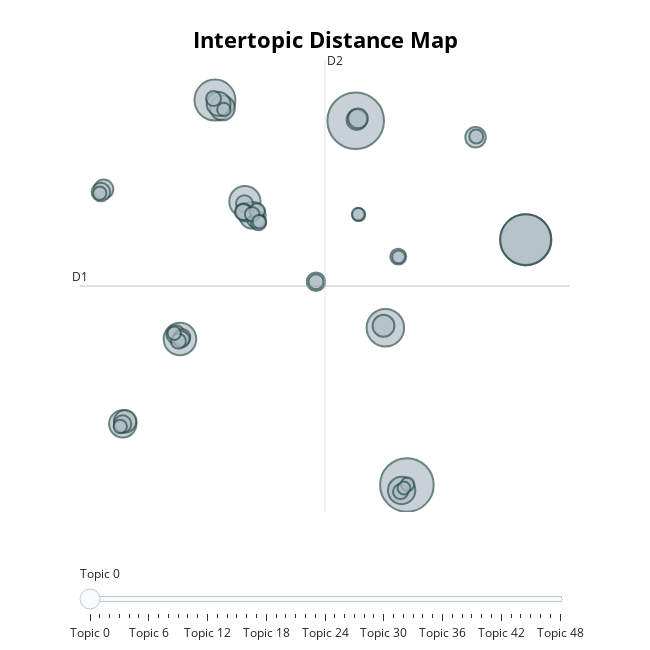

Notebook code cell kept with this figure:
### Code cell
topic_model.visualize_topics()

### Figure 1 — Plotly figure (JSON) as saved in the notebook; plotly's stock layout.template omitted (floating-point values rounded to 4 significant figures; data arrays with more than 128 entries replaced by an {"elided": "..."} marker saying what was removed)
{"data": [{"customdata": {"elided": "49x3 mixed values"}, "hovertemplate": "<b>Topic %{customdata[0]}</b><br>%{customdata[1]}<br>Size: %{customdata[2]}", "legendgroup": "", "marker": {"color": "#B0BEC5", "line": {"color": "DarkSlateGrey", "width": 2}, "size": [214, 192, 175, 173, 112, 94, 71, 65, 50, 50, 47, 41, 38, 34, 32, 28, 28, 26, 25, 23, 23, 23, 20, 20, 19, 19, 18, 18, 18, 18, 17, 16, 16, 15, 15, 15, 15, 14, 13, 12, 12, 12, 12, 12, 12, 11, 11, 11, 11], "sizemode": "area", "sizeref": 0.1338, "symbol": "circle"}, "mode": "markers", "name": "", "orientation": "v", "showlegend": false, "type": "scatter", "x": [9.692, 13.68, 22.96, 22.94, -1.281, 12.01, -4.009, 1.053, -8.467, 13.27, 1.639, -0.6959, -0.9927, -8.284, 11.86, 9.777, 19.04, 9.871, -9.959, -10.17, 6.598, -4.343, 1.9, -8.478, 1.097, 1.019, -3.836, -3.902, 0.9611, 0.9226, 13.01, 2.006, 2.113, -1.391, -4.129, 13.19, 6.599, 1.617, 19.09, 2.176, -8.664, 13.74, -4.454, -0.5868, -10.26, 13.46, 9.934, 9.889, 13.04], "xaxis": "x", "y": [17.43, -9.572, 8.604, 8.622, 18.97, 2.089, 1.249, 11.45, -5.04, -9.982, 10.42, 18.38, 18.68, -4.857, 2.231, 17.52, 16.21, 17.61, 12.36, 12.15, 5.498, 1.576, 10.13, -5.051, 10.59, 11.29, 1.377, 1.229, 10.7, 10.66, 7.359, 10.75, 9.887, 19.08, 1.091, -10.07, 5.5, 10.5, 16.27, 9.943, -5.237, -9.517, 1.674, 18.27, 12.05, -9.799, 10.47, 10.51, 7.338], "yaxis": "y"}], "layout": {"annotations": [{"showarrow": false, "text": "D1", "x": -11.8, "y": 5.18, "yshift": 10}, {"showarrow": false, "text": "D2", "x": 7.3, "xshift": 10, "y": 21.94}], "height": 650, "hoverlabel": {"bgcolor": "white", "font": {"family": "Rockwell", "size": 16}}, "legend": {"itemsizing": "constant", "tracegroupgap": 0}, "margin": {"t": 60}, "shapes": [{"line": {"color": "#CFD8DC", "width": 2}, "type": "line", "x0": 7.3, "x1": 7.3, "y0": -11.58, "y1": 21.94}, {"line": {"color": "#9E9E9E", "width": 2}, "type": "line", "x0": -11.8, "x1": 26.4, "y0": 5.18, "y1": 5.18}], "sliders": [{"active": 0, "pad": {"t": 50}, "steps": [{"args": [{"marker.color": [["red", "#B0BEC5", "#B0BEC5", "#B0BEC5", "#B0BEC5", "#B0BEC5", "#B0BEC5", "#B0BEC5", "#B0BEC5", "#B0BEC5", "#B0BEC5", "#B0BEC5", "#B0BEC5", "#B0BEC5", "#B0BEC5", "#B0BEC5", "#B0BEC5", "#B0BEC5", "#B0BEC5", "#B0BEC5", "#B0BEC5", "#B0BEC5", "#B0BEC5", "#B0BEC5", "#B0BEC5", "#B0BEC5", "#B0BEC5", "#B0BEC5", "#B0BEC5", "#B0BEC5", "#B0BEC5", "#B0BEC5", "#B0BEC5", "#B0BEC5", "#B0BEC5", "#B0BEC5", "#B0BEC5", "#B0BEC5", "#B0BEC5", "#B0BEC5", "#B0BEC5", "#B0BEC5", "#B0BEC5", "#B0BEC5", "#B0BEC5", "#B0BEC5", "#B0BEC5", "#B0BEC5", "#B0BEC5"]]}], "label": "Topic 0", "method": "update"}, {"args": [{"marker.color": [["#B0BEC5", "red", "#B0BEC5", "#B0BEC5", "#B0BEC5", "#B0BEC5", "#B0BEC5", "#B0BEC5", "#B0BEC5", "#B0BEC5", "#B0BEC5", "#B0BEC5", "#B0BEC5", "#B0BEC5", "#B0BEC5", "#B0BEC5", "#B0BEC5", "#B0BEC5", "#B0BEC5", "#B0BEC5", "#B0BEC5", "#B0BEC5", "#B0BEC5", "#B0BEC5", "#B0BEC5", "#B0BEC5", "#B0BEC5", "#B0BEC5", "#B0BEC5", "#B0BEC5", "#B0BEC5", "#B0BEC5", "#B0BEC5", "#B0BEC5", "#B0BEC5", "#B0BEC5", "#B0BEC5", "#B0BEC5", "#B0BEC5", "#B0BEC5", "#B0BEC5", "#B0BEC5", "#B0BEC5", "#B0BEC5", "#B0BEC5", "#B0BEC5", "#B0BEC5", "#B0BEC5", "#B0BEC5"]]}], "label": "Topic 1", "method": "update"}, {"args": [{"marker.color": [["#B0BEC5", "#B0BEC5", "red", "#B0BEC5", "#B0BEC5", "#B0BEC5", "#B0BEC5", "#B0BEC5", "#B0BEC5", "#B0BEC5", "#B0BEC5", "#B0BEC5", "#B0BEC5", "#B0BEC5", "#B0BEC5", "#B0BEC5", "#B0BEC5", "#B0BEC5", "#B0BEC5", "#B0BEC5", "#B0BEC5", "#B0BEC5", "#B0BEC5", "#B0BEC5", "#B0BEC5", "#B0BEC5", "#B0BEC5", "#B0BEC5", "#B0BEC5", "#B0BEC5", "#B0BEC5", "#B0BEC5", "#B0BEC5", "#B0BEC5", "#B0BEC5", "#B0BEC5", "#B0BEC5", "#B0BEC5", "#B0BEC5", "#B0BEC5", "#B0BEC5", "#B0BEC5", "#B0BEC5", "#B0BEC5", "#B0BEC5", "#B0BEC5", "#B0BEC5", "#B0BEC5", "#B0BEC5"]]}], "label": "Topic 2", "method": "update"}, {"args": [{"marker.color": [["#B0BEC5", "#B0BEC5", "#B0BEC5", "red", "#B0BEC5", "#B0BEC5", "#B0BEC5", "#B0BEC5", "#B0BEC5", "#B0BEC5", "#B0BEC5", "#B0BEC5", "#B0BEC5", "#B0BEC5", "#B0BEC5", "#B0BEC5", "#B0BEC5", "#B0BEC5", "#B0BEC5", "#B0BEC5", "#B0BEC5", "#B0BEC5", "#B0BEC5", "#B0BEC5", "#B0BEC5", "#B0BEC5", "#B0BEC5", "#B0BEC5", "#B0BEC5", "#B0BEC5", "#B0BEC5", "#B0BEC5", "#B0BEC5", "#B0BEC5", "#B0BEC5", "#B0BEC5", "#B0BEC5", "#B0BEC5", "#B0BEC5", "#B0BEC5", "#B0BEC5", "#B0BEC5", "#B0BEC5", "#B0BEC5", "#B0BEC5", "#B0BEC5", "#B0BEC5", "#B0BEC5", "#B0BEC5"]]}], "label": "Topic 3", "method": "update"}, {"args": [{"marker.color": [["#B0BEC5", "#B0BEC5", "#B0BEC5", "#B0BEC5", "red", "#B0BEC5", "#B0BEC5", "#B0BEC5", "#B0BEC5", "#B0BEC5", "#B0BEC5", "#B0BEC5", "#B0BEC5", "#B0BEC5", "#B0BEC5", "#B0BEC5", "#B0BEC5", "#B0BEC5", "#B0BEC5", "#B0BEC5", "#B0BEC5", "#B0BEC5", "#B0BEC5", "#B0BEC5", "#B0BEC5", "#B0BEC5", "#B0BEC5", "#B0BEC5", "#B0BEC5", "#B0BEC5", "#B0BEC5", "#B0BEC5", "#B0BEC5", "#B0BEC5", "#B0BEC5", "#B0BEC5", "#B0BEC5", "#B0BEC5", "#B0BEC5", "#B0BEC5", "#B0BEC5", "#B0BEC5", "#B0BEC5", "#B0BEC5", "#B0BEC5", "#B0BEC5", "#B0BEC5", "#B0BEC5", "#B0BEC5"]]}], "label": "Topic 4", "method": "update"}, {"args": [{"marker.color": [["#B0BEC5", "#B0BEC5", "#B0BEC5", "#B0BEC5", "#B0BEC5", "red", "#B0BEC5", "#B0BEC5", "#B0BEC5", "#B0BEC5", "#B0BEC5", "#B0BEC5", "#B0BEC5", "#B0BEC5", "#B0BEC5", "#B0BEC5", "#B0BEC5", "#B0BEC5", "#B0BEC5", "#B0BEC5", "#B0BEC5", "#B0BEC5", "#B0BEC5", "#B0BEC5", "#B0BEC5", "#B0BEC5", "#B0BEC5", "#B0BEC5", "#B0BEC5", "#B0BEC5", "#B0BEC5", "#B0BEC5", "#B0BEC5", "#B0BEC5", "#B0BEC5", "#B0BEC5", "#B0BEC5", "#B0BEC5", "#B0BEC5", "#B0BEC5", "#B0BEC5", "#B0BEC5", "#B0BEC5", "#B0BEC5", "#B0BEC5", "#B0BEC5", "#B0BEC5", "#B0BEC5", "#B0BEC5"]]}], "label": "Topic 5", "method": "update"}, {"args": [{"marker.color": [["#B0BEC5", "#B0BEC5", "#B0BEC5", "#B0BEC5", "#B0BEC5", "#B0BEC5", "red", "#B0BEC5", "#B0BEC5", "#B0BEC5", "#B0BEC5", "#B0BEC5", "#B0BEC5", "#B0BEC5", "#B0BEC5", "#B0BEC5", "#B0BEC5", "#B0BEC5", "#B0BEC5", "#B0BEC5", "#B0BEC5", "#B0BEC5", "#B0BEC5", "#B0BEC5", "#B0BEC5", "#B0BEC5", "#B0BEC5", "#B0BEC5", "#B0BEC5", "#B0BEC5", "#B0BEC5", "#B0BEC5", "#B0BEC5", "#B0BEC5", "#B0BEC5", "#B0BEC5", "#B0BEC5", "#B0BEC5", "#B0BEC5", "#B0BEC5", "#B0BEC5", "#B0BEC5", "#B0BEC5", "#B0BEC5", "#B0BEC5", "#B0BEC5", "#B0BEC5", "#B0BEC5", "#B0BEC5"]]}], "label": "Topic 6", "method": "update"}, {"args": [{"marker.color": [["#B0BEC5", "#B0BEC5", "#B0BEC5", "#B0BEC5", "#B0BEC5", "#B0BEC5", "#B0BEC5", "red", "#B0BEC5", "#B0BEC5", "#B0BEC5", "#B0BEC5", "#B0BEC5", "#B0BEC5", "#B0BEC5", "#B0BEC5", "#B0BEC5", "#B0BEC5", "#B0BEC5", "#B0BEC5", "#B0BEC5", "#B0BEC5", "#B0BEC5", "#B0BEC5", "#B0BEC5", "#B0BEC5", "#B0BEC5", "#B0BEC5", "#B0BEC5", "#B0BEC5", "#B0BEC5", "#B0BEC5", "#B0BEC5", "#B0BEC5", "#B0BEC5", "#B0BEC5", "#B0BEC5", "#B0BEC5", "#B0BEC5", "#B0BEC5", "#B0BEC5", "#B0BEC5", "#B0BEC5", "#B0BEC5", "#B0BEC5", "#B0BEC5", "#B0BEC5", "#B0BEC5", "#B0BEC5"]]}], "label": "Topic 7", "method": "update"}, {"args": [{"marker.color": [["#B0BEC5", "#B0BEC5", "#B0BEC5", "#B0BEC5", "#B0BEC5", "#B0BEC5", "#B0BEC5", "#B0BEC5", "red", "#B0BEC5", "#B0BEC5", "#B0BEC5", "#B0BEC5", "#B0BEC5", "#B0BEC5", "#B0BEC5", "#B0BEC5", "#B0BEC5", "#B0BEC5", "#B0BEC5", "#B0BEC5", "#B0BEC5", "#B0BEC5", "#B0BEC5", "#B0BEC5", "#B0BEC5", "#B0BEC5", "#B0BEC5", "#B0BEC5", "#B0BEC5", "#B0BEC5", "#B0BEC5", "#B0BEC5", "#B0BEC5", "#B0BEC5", "#B0BEC5", "#B0BEC5", "#B0BEC5", "#B0BEC5", "#B0BEC5", "#B0BEC5", "#B0BEC5", "#B0BEC5", "#B0BEC5", "#B0BEC5", "#B0BEC5", "#B0BEC5", "#B0BEC5", "#B0BEC5"]]}], "label": "Topic 8", "method": "update"}, {"args": [{"marker.color": [["#B0BEC5", "#B0BEC5", "#B0BEC5", "#B0BEC5", "#B0BEC5", "#B0BEC5", "#B0BEC5", "#B0BEC5", "#B0BEC5", "red", "#B0BEC5", "#B0BEC5", "#B0BEC5", "#B0BEC5", "#B0BEC5", "#B0BEC5", "#B0BEC5", "#B0BEC5", "#B0BEC5", "#B0BEC5", "#B0BEC5", "#B0BEC5", "#B0BEC5", "#B0BEC5", "#B0BEC5", "#B0BEC5", "#B0BEC5", "#B0BEC5", "#B0BEC5", "#B0BEC5", "#B0BEC5", "#B0BEC5", "#B0BEC5", "#B0BEC5", "#B0BEC5", "#B0BEC5", "#B0BEC5", "#B0BEC5", "#B0BEC5", "#B0BEC5", "#B0BEC5", "#B0BEC5", "#B0BEC5", "#B0BEC5", "#B0BEC5", "#B0BEC5", "#B0BEC5", "#B0BEC5", "#B0BEC5"]]}], "label": "Topic 9", "method": "update"}, {"args": [{"marker.color": [["#B0BEC5", "#B0BEC5", "#B0BEC5", "#B0BEC5", "#B0BEC5", "#B0BEC5", "#B0BEC5", "#B0BEC5", "#B0BEC5", "#B0BEC5", "red", "#B0BEC5", "#B0BEC5", "#B0BEC5", "#B0BEC5", "#B0BEC5", "#B0BEC5", "#B0BEC5", "#B0BEC5", "#B0BEC5", "#B0BEC5", "#B0BEC5", "#B0BEC5", "#B0BEC5", "#B0BEC5", "#B0BEC5", "#B0BEC5", "#B0BEC5", "#B0BEC5", "#B0BEC5", "#B0BEC5", "#B0BEC5", "#B0BEC5", "#B0BEC5", "#B0BEC5", "#B0BEC5", "#B0BEC5", "#B0BEC5", "#B0BEC5", "#B0BEC5", "#B0BEC5", "#B0BEC5", "#B0BEC5", "#B0BEC5", "#B0BEC5", "#B0BEC5", "#B0BEC5", "#B0BEC5", "#B0BEC5"]]}], "label": "Topic 10", "method": "update"}, {"args": [{"marker.color": [["#B0BEC5", "#B0BEC5", "#B0BEC5", "#B0BEC5", "#B0BEC5", "#B0BEC5", "#B0BEC5", "#B0BEC5", "#B0BEC5", "#B0BEC5", "#B0BEC5", "red", "#B0BEC5", "#B0BEC5", "#B0BEC5", "#B0BEC5", "#B0BEC5", "#B0BEC5", "#B0BEC5", "#B0BEC5", "#B0BEC5", "#B0BEC5", "#B0BEC5", "#B0BEC5", "#B0BEC5", "#B0BEC5", "#B0BEC5", "#B0BEC5", "#B0BEC5", "#B0BEC5", "#B0BEC5", "#B0BEC5", "#B0BEC5", "#B0BEC5", "#B0BEC5", "#B0BEC5", "#B0BEC5", "#B0BEC5", "#B0BEC5", "#B0BEC5", "#B0BEC5", "#B0BEC5", "#B0BEC5", "#B0BEC5", "#B0BEC5", "#B0BEC5", "#B0BEC5", "#B0BEC5", "#B0BEC5"]]}], "label": "Topic 11", "method": "update"}, {"args": [{"marker.color": [["#B0BEC5", "#B0BEC5", "#B0BEC5", "#B0BEC5", "#B0BEC5", "#B0BEC5", "#B0BEC5", "#B0BEC5", "#B0BEC5", "#B0BEC5", "#B0BEC5", "#B0BEC5", "red", "#B0BEC5", "#B0BEC5", "#B0BEC5", "#B0BEC5", "#B0BEC5", "#B0BEC5", "#B0BEC5", "#B0BEC5", "#B0BEC5", "#B0BEC5", "#B0BEC5", "#B0BEC5", "#B0BEC5", "#B0BEC5", "#B0BEC5", "#B0BEC5", "#B0BEC5", "#B0BEC5", "#B0BEC5", "#B0BEC5", "#B0BEC5", "#B0BEC5", "#B0BEC5", "#B0BEC5", "#B0BEC5", "#B0BEC5", "#B0BEC5", "#B0BEC5", "#B0BEC5", "#B0BEC5", "#B0BEC5", "#B0BEC5", "#B0BEC5", "#B0BEC5", "#B0BEC5", "#B0BEC5"]]}], "label": "Topic 12", "method": "update"}, {"args": [{"marker.color": [["#B0BEC5", "#B0BEC5", "#B0BEC5", "#B0BEC5", "#B0BEC5", "#B0BEC5", "#B0BEC5", "#B0BEC5", "#B0BEC5", "#B0BEC5", "#B0BEC5", "#B0BEC5", "#B0BEC5", "red", "#B0BEC5", "#B0BEC5", "#B0BEC5", "#B0BEC5", "#B0BEC5", "#B0BEC5", "#B0BEC5", "#B0BEC5", "#B0BEC5", "#B0BEC5", "#B0BEC5", "#B0BEC5", "#B0BEC5", "#B0BEC5", "#B0BEC5", "#B0BEC5", "#B0BEC5", "#B0BEC5", "#B0BEC5", "#B0BEC5", "#B0BEC5", "#B0BEC5", "#B0BEC5", "#B0BEC5", "#B0BEC5", "#B0BEC5", "#B0BEC5", "#B0BEC5", "#B0BEC5", "#B0BEC5", "#B0BEC5", "#B0BEC5", "#B0BEC5", "#B0BEC5", "#B0BEC5"]]}], "label": "Topic 13", "method": "update"}, {"args": [{"marker.color": [["#B0BEC5", "#B0BEC5", "#B0BEC5", "#B0BEC5", "#B0BEC5", "#B0BEC5", "#B0BEC5", "#B0BEC5", "#B0BEC5", "#B0BEC5", "#B0BEC5", "#B0BEC5", "#B0BEC5", "#B0BEC5", "red", "#B0BEC5", "#B0BEC5", "#B0BEC5", "#B0BEC5", "#B0BEC5", "#B0BEC5", "#B0BEC5", "#B0BEC5", "#B0BEC5", "#B0BEC5", "#B0BEC5", "#B0BEC5", "#B0BEC5", "#B0BEC5", "#B0BEC5", "#B0BEC5", "#B0BEC5", "#B0BEC5", "#B0BEC5", "#B0BEC5", "#B0BEC5", "#B0BEC5", "#B0BEC5", "#B0BEC5", "#B0BEC5", "#B0BEC5", "#B0BEC5", "#B0BEC5", "#B0BEC5", "#B0BEC5", "#B0BEC5", "#B0BEC5", "#B0BEC5", "#B0BEC5"]]}], "label": "Topic 14", "method": "update"}, {"args": [{"marker.color": [["#B0BEC5", "#B0BEC5", "#B0BEC5", "#B0BEC5", "#B0BEC5", "#B0BEC5", "#B0BEC5", "#B0BEC5", "#B0BEC5", "#B0BEC5", "#B0BEC5", "#B0BEC5", "#B0BEC5", "#B0BEC5", "#B0BEC5", "red", "#B0BEC5", "#B0BEC5", "#B0BEC5", "#B0BEC5", "#B0BEC5", "#B0BEC5", "#B0BEC5", "#B0BEC5", "#B0BEC5", "#B0BEC5", "#B0BEC5", "#B0BEC5", "#B0BEC5", "#B0BEC5", "#B0BEC5", "#B0BEC5", "#B0BEC5", "#B0BEC5", "#B0BEC5", "#B0BEC5", "#B0BEC5", "#B0BEC5", "#B0BEC5", "#B0BEC5", "#B0BEC5", "#B0BEC5", "#B0BEC5", "#B0BEC5", "#B0BEC5", "#B0BEC5", "#B0BEC5", "#B0BEC5", "#B0BEC5"]]}], "label": "Topic 15", "method": "update"}, {"args": [{"marker.color": [["#B0BEC5", "#B0BEC5", "#B0BEC5", "#B0BEC5", "#B0BEC5", "#B0BEC5", "#B0BEC5", "#B0BEC5", "#B0BEC5", "#B0BEC5", "#B0BEC5", "#B0BEC5", "#B0BEC5", "#B0BEC5", "#B0BEC5", "#B0BEC5", "red", "#B0BEC5", "#B0BEC5", "#B0BEC5", "#B0BEC5", "#B0BEC5", "#B0BEC5", "#B0BEC5", "#B0BEC5", "#B0BEC5", "#B0BEC5", "#B0BEC5", "#B0BEC5", "#B0BEC5", "#B0BEC5", "#B0BEC5", "#B0BEC5", "#B0BEC5", "#B0BEC5", "#B0BEC5", "#B0BEC5", "#B0BEC5", "#B0BEC5", "#B0BEC5", "#B0BEC5", "#B0BEC5", "#B0BEC5", "#B0BEC5", "#B0BEC5", "#B0BEC5", "#B0BEC5", "#B0BEC5", "#B0BEC5"]]}], "label": "Topic 16", "method": "update"}, {"args": [{"marker.color": [["#B0BEC5", "#B0BEC5", "#B0BEC5", "#B0BEC5", "#B0BEC5", "#B0BEC5", "#B0BEC5", "#B0BEC5", "#B0BEC5", "#B0BEC5", "#B0BEC5", "#B0BEC5", "#B0BEC5", "#B0BEC5", "#B0BEC5", "#B0BEC5", "#B0BEC5", "red", "#B0BEC5", "#B0BEC5", "#B0BEC5", "#B0BEC5", "#B0BEC5", "#B0BEC5", "#B0BEC5", "#B0BEC5", "#B0BEC5", "#B0BEC5", "#B0BEC5", "#B0BEC5", "#B0BEC5", "#B0BEC5", "#B0BEC5", "#B0BEC5", "#B0BEC5", "#B0BEC5", "#B0BEC5", "#B0BEC5", "#B0BEC5", "#B0BEC5", "#B0BEC5", "#B0BEC5", "#B0BEC5", "#B0BEC5", "#B0BEC5", "#B0BEC5", "#B0BEC5", "#B0BEC5", "#B0BEC5"]]}], "label": "Topic 17", "method": "update"}, {"args": [{"marker.color": [["#B0BEC5", "#B0BEC5", "#B0BEC5", "#B0BEC5", "#B0BEC5", "#B0BEC5", "#B0BEC5", "#B0BEC5", "#B0BEC5", "#B0BEC5", "#B0BEC5", "#B0BEC5", "#B0BEC5", "#B0BEC5", "#B0BEC5", "#B0BEC5", "#B0BEC5", "#B0BEC5", "red", "#B0BEC5", "#B0BEC5", "#B0BEC5", "#B0BEC5", "#B0BEC5", "#B0BEC5", "#B0BEC5", "#B0BEC5", "#B0BEC5", "#B0BEC5", "#B0BEC5", "#B0BEC5", "#B0BEC5", "#B0BEC5", "#B0BEC5", "#B0BEC5", "#B0BEC5", "#B0BEC5", "#B0BEC5", "#B0BEC5", "#B0BEC5", "#B0BEC5", "#B0BEC5", "#B0BEC5", "#B0BEC5", "#B0BEC5", "#B0BEC5", "#B0BEC5", "#B0BEC5", "#B0BEC5"]]}], "label": "Topic 18", "method": "update"}, {"args": [{"marker.color": [["#B0BEC5", "#B0BEC5", "#B0BEC5", "#B0BEC5", "#B0BEC5", "#B0BEC5", "#B0BEC5", "#B0BEC5", "#B0BEC5", "#B0BEC5", "#B0BEC5", "#B0BEC5", "#B0BEC5", "#B0BEC5", "#B0BEC5", "#B0BEC5", "#B0BEC5", "#B0BEC5", "#B0BEC5", "red", "#B0BEC5", "#B0BEC5", "#B0BEC5", "#B0BEC5", "#B0BEC5", "#B0BEC5", "#B0BEC5", "#B0BEC5", "#B0BEC5", "#B0BEC5", "#B0BEC5", "#B0BEC5", "#B0BEC5", "#B0BEC5", "#B0BEC5", "#B0BEC5", "#B0BEC5", "#B0BEC5", "#B0BEC5", "#B0BEC5", "#B0BEC5", "#B0BEC5", "#B0BEC5", "#B0BEC5", "#B0BEC5", "#B0BEC5", "#B0BEC5", "#B0BEC5", "#B0BEC5"]]}], "label": "Topic 19", "method": "update"}, {"args": [{"marker.color": [["#B0BEC5", "#B0BEC5", "#B0BEC5", "#B0BEC5", "#B0BEC5", "#B0BEC5", "#B0BEC5", "#B0BEC5", "#B0BEC5", "#B0BEC5", "#B0BEC5", "#B0BEC5", "#B0BEC5", "#B0BEC5", "#B0BEC5", "#B0BEC5", "#B0BEC5", "#B0BEC5", "#B0BEC5", "#B0BEC5", "red", "#B0BEC5", "#B0BEC5", "#B0BEC5", "#B0BEC5", "#B0BEC5", "#B0BEC5", "#B0BEC5", "#B0BEC5", "#B0BEC5", "#B0BEC5", "#B0BEC5", "#B0BEC5", "#B0BEC5", "#B0BEC5", "#B0BEC5", "#B0BEC5", "#B0BEC5", "#B0BEC5", "#B0BEC5", "#B0BEC5", "#B0BEC5", "#B0BEC5", "#B0BEC5", "#B0BEC5", "#B0BEC5", "#B0BEC5", "#B0BEC5", "#B0BEC5"]]}], "label": "Topic 20", "method": "update"}, {"args": [{"marker.color": [["#B0BEC5", "#B0BEC5", "#B0BEC5", "#B0BEC5", "#B0BEC5", "#B0BEC5", "#B0BEC5", "#B0BEC5", "#B0BEC5", "#B0BEC5", "#B0BEC5", "#B0BEC5", "#B0BEC5", "#B0BEC5", "#B0BEC5", "#B0BEC5", "#B0BEC5", "#B0BEC5", "#B0BEC5", "#B0BEC5", "#B0BEC5", "red", "#B0BEC5", "#B0BEC5", "#B0BEC5", "#B0BEC5", "#B0BEC5", "#B0BEC5", "#B0BEC5", "#B0BEC5", "#B0BEC5", "#B0BEC5", "#B0BEC5", "#B0BEC5", "#B0BEC5", "#B0BEC5", "#B0BEC5", "#B0BEC5", "#B0BEC5", "#B0BEC5", "#B0BEC5", "#B0BEC5", "#B0BEC5", "#B0BEC5", "#B0BEC5", "#B0BEC5", "#B0BEC5", "#B0BEC5", "#B0BEC5"]]}], "label": "Topic 21", "method": "update"}, {"args": [{"marker.color": [["#B0BEC5", "#B0BEC5", "#B0BEC5", "#B0BEC5", "#B0BEC5", "#B0BEC5", "#B0BEC5", "#B0BEC5", "#B0BEC5", "#B0BEC5", "#B0BEC5", "#B0BEC5", "#B0BEC5", "#B0BEC5", "#B0BEC5", "#B0BEC5", "#B0BEC5", "#B0BEC5", "#B0BEC5", "#B0BEC5", "#B0BEC5", "#B0BEC5", "red", "#B0BEC5", "#B0BEC5", "#B0BEC5", "#B0BEC5", "#B0BEC5", "#B0BEC5", "#B0BEC5", "#B0BEC5", "#B0BEC5", "#B0BEC5", "#B0BEC5", "#B0BEC5", "#B0BEC5", "#B0BEC5", "#B0BEC5", "#B0BEC5", "#B0BEC5", "#B0BEC5", "#B0BEC5", "#B0BEC5", "#B0BEC5", "#B0BEC5", "#B0BEC5", "#B0BEC5", "#B0BEC5", "#B0BEC5"]]}], "label": "Topic 22", "method": "update"}, {"args": [{"marker.color": [["#B0BEC5", "#B0BEC5", "#B0BEC5", "#B0BEC5", "#B0BEC5", "#B0BEC5", "#B0BEC5", "#B0BEC5", "#B0BEC5", "#B0BEC5", "#B0BEC5", "#B0BEC5", "#B0BEC5", "#B0BEC5", "#B0BEC5", "#B0BEC5", "#B0BEC5", "#B0BEC5", "#B0BEC5", "#B0BEC5", "#B0BEC5", "#B0BEC5", "#B0BEC5", "red", "#B0BEC5", "#B0BEC5", "#B0BEC5", "#B0BEC5", "#B0BEC5", "#B0BEC5", "#B0BEC5", "#B0BEC5", "#B0BEC5", "#B0BEC5", "#B0BEC5", "#B0BEC5", "#B0BEC5", "#B0BEC5", "#B0BEC5", "#B0BEC5", "#B0BEC5", "#B0BEC5", "#B0BEC5", "#B0BEC5", "#B0BEC5", "#B0BEC5", "#B0BEC5", "#B0BEC5", "#B0BEC5"]]}], "label": "Topic 23", "method": "update"}, {"args": [{"marker.color": [["#B0BEC5", "#B0BEC5", "#B0BEC5", "#B0BEC5", "#B0BEC5", "#B0BEC5", "#B0BEC5", "#B0BEC5", "#B0BEC5", "#B0BEC5", "#B0BEC5", "#B0BEC5", "#B0BEC5", "#B0BEC5", "#B0BEC5", "#B0BEC5", "#B0BEC5", "#B0BEC5", "#B0BEC5", "#B0BEC5", "#B0BEC5", "#B0BEC5", "#B0BEC5", "#B0BEC5", "red", "#B0BEC5", "#B0BEC5", "#B0BEC5", "#B0BEC5", "#B0BEC5", "#B0BEC5", "#B0BEC5", "#B0BEC5", "#B0BEC5", "#B0BEC5", "#B0BEC5", "#B0BEC5", "#B0BEC5", "#B0BEC5", "#B0BEC5", "#B0BEC5", "#B0BEC5", "#B0BEC5", "#B0BEC5", "#B0BEC5", "#B0BEC5", "#B0BEC5", "#B0BEC5", "#B0BEC5"]]}], "label": "Topic 24", "method": "update"}, {"args": [{"marker.color": [["#B0BEC5", "#B0BEC5", "#B0BEC5", "#B0BEC5", "#B0BEC5", "#B0BEC5", "#B0BEC5", "#B0BEC5", "#B0BEC5", "#B0BEC5", "#B0BEC5", "#B0BEC5", "#B0BEC5", "#B0BEC5", "#B0BEC5", "#B0BEC5", "#B0BEC5", "#B0BEC5", "#B0BEC5", "#B0BEC5", "#B0BEC5", "#B0BEC5", "#B0BEC5", "#B0BEC5", "#B0BEC5", "red", "#B0BEC5", "#B0BEC5", "#B0BEC5", "#B0BEC5", "#B0BEC5", "#B0BEC5", "#B0BEC5", "#B0BEC5", "#B0BEC5", "#B0BEC5", "#B0BEC5", "#B0BEC5", "#B0BEC5", "#B0BEC5", "#B0BEC5", "#B0BEC5", "#B0BEC5", "#B0BEC5", "#B0BEC5", "#B0BEC5", "#B0BEC5", "#B0BEC5", "#B0BEC5"]]}], "label": "Topic 25", "method": "update"}, {"args": [{"marker.color": [["#B0BEC5", "#B0BEC5", "#B0BEC5", "#B0BEC5", "#B0BEC5", "#B0BEC5", "#B0BEC5", "#B0BEC5", "#B0BEC5", "#B0BEC5", "#B0BEC5", "#B0BEC5", "#B0BEC5", "#B0BEC5", "#B0BEC5", "#B0BEC5", "#B0BEC5", "#B0BEC5", "#B0BEC5", "#B0BEC5", "#B0BEC5", "#B0BEC5", "#B0BEC5", "#B0BEC5", "#B0BEC5", "#B0BEC5", "red", "#B0BEC5", "#B0BEC5", "#B0BEC5", "#B0BEC5", "#B0BEC5", "#B0BEC5", "#B0BEC5", "#B0BEC5", "#B0BEC5", "#B0BEC5", "#B0BEC5", "#B0BEC5", "#B0BEC5", "#B0BEC5", "#B0BEC5", "#B0BEC5", "#B0BEC5", "#B0BEC5", "#B0BEC5", "#B0BEC5", "#B0BEC5", "#B0BEC5"]]}], "label": "Topic 26", "method": "update"}, {"args": [{"marker.color": [["#B0BEC5", "#B0BEC5", "#B0BEC5", "#B0BEC5", "#B0BEC5", "#B0BEC5", "#B0BEC5", "#B0BEC5", "#B0BEC5", "#B0BEC5", "#B0BEC5", "#B0BEC5", "#B0BEC5", "#B0BEC5", "#B0BEC5", "#B0BEC5", "#B0BEC5", "#B0BEC5", "#B0BEC5", "#B0BEC5", "#B0BEC5", "#B0BEC5", "#B0BEC5", "#B0BEC5", "#B0BEC5", "#B0BEC5", "#B0BEC5", "red", "#B0BEC5", "#B0BEC5", "#B0BEC5", "#B0BEC5", "#B0BEC5", "#B0BEC5", "#B0BEC5", "#B0BEC5", "#B0BEC5", "#B0BEC5", "#B0BEC5", "#B0BEC5", "#B0BEC5", "#B0BEC5", "#B0BEC5", "#B0BEC5", "#B0BEC5", "#B0BEC5", "#B0BEC5", "#B0BEC5", "#B0BEC5"]]}], "label": "Topic 27", "method": "update"}, {"args": [{"marker.color": [["#B0BEC5", "#B0BEC5", "#B0BEC5", "#B0BEC5", "#B0BEC5", "#B0BEC5", "#B0BEC5", "#B0BEC5", "#B0BEC5", "#B0BEC5", "#B0BEC5", "#B0BEC5", "#B0BEC5", "#B0BEC5", "#B0BEC5", "#B0BEC5", "#B0BEC5", "#B0BEC5", "#B0BEC5", "#B0BEC5", "#B0BEC5", "#B0BEC5", "#B0BEC5", "#B0BEC5", "#B0BEC5", "#B0BEC5", "#B0BEC5", "#B0BEC5", "red", "#B0BEC5", "#B0BEC5", "#B0BEC5", "#B0BEC5", "#B0BEC5", "#B0BEC5", "#B0BEC5", "#B0BEC5", "#B0BEC5", "#B0BEC5", "#B0BEC5", "#B0BEC5", "#B0BEC5", "#B0BEC5", "#B0BEC5", "#B0BEC5", "#B0BEC5", "#B0BEC5", "#B0BEC5", "#B0BEC5"]]}], "label": "Topic 28", "method": "update"}, {"args": [{"marker.color": [["#B0BEC5", "#B0BEC5", "#B0BEC5", "#B0BEC5", "#B0BEC5", "#B0BEC5", "#B0BEC5", "#B0BEC5", "#B0BEC5", "#B0BEC5", "#B0BEC5", "#B0BEC5", "#B0BEC5", "#B0BEC5", "#B0BEC5", "#B0BEC5", "#B0BEC5", "#B0BEC5", "#B0BEC5", "#B0BEC5", "#B0BEC5", "#B0BEC5", "#B0BEC5", "#B0BEC5", "#B0BEC5", "#B0BEC5", "#B0BEC5", "#B0BEC5", "#B0BEC5", "red", "#B0BEC5", "#B0BEC5", "#B0BEC5", "#B0BEC5", "#B0BEC5", "#B0BEC5", "#B0BEC5", "#B0BEC5", "#B0BEC5", "#B0BEC5", "#B0BEC5", "#B0BEC5", "#B0BEC5", "#B0BEC5", "#B0BEC5", "#B0BEC5", "#B0BEC5", "#B0BEC5", "#B0BEC5"]]}], "label": "Topic 29", "method": "update"}, {"args": [{"marker.color": [["#B0BEC5", "#B0BEC5", "#B0BEC5", "#B0BEC5", "#B0BEC5", "#B0BEC5", "#B0BEC5", "#B0BEC5", "#B0BEC5", "#B0BEC5", "#B0BEC5", "#B0BEC5", "#B0BEC5", "#B0BEC5", "#B0BEC5", "#B0BEC5", "#B0BEC5", "#B0BEC5", "#B0BEC5", "#B0BEC5", "#B0BEC5", "#B0BEC5", "#B0BEC5", "#B0BEC5", "#B0BEC5", "#B0BEC5", "#B0BEC5", "#B0BEC5", "#B0BEC5", "#B0BEC5", "red", "#B0BEC5", "#B0BEC5", "#B0BEC5", "#B0BEC5", "#B0BEC5", "#B0BEC5", "#B0BEC5", "#B0BEC5", "#B0BEC5", "#B0BEC5", "#B0BEC5", "#B0BEC5", "#B0BEC5", "#B0BEC5", "#B0BEC5", "#B0BEC5", "#B0BEC5", "#B0BEC5"]]}], "label": "Topic 30", "method": "update"}, {"args": [{"marker.color": [["#B0BEC5", "#B0BEC5", "#B0BEC5", "#B0BEC5", "#B0BEC5", "#B0BEC5", "#B0BEC5", "#B0BEC5", "#B0BEC5", "#B0BEC5", "#B0BEC5", "#B0BEC5", "#B0BEC5", "#B0BEC5", "#B0BEC5", "#B0BEC5", "#B0BEC5", "#B0BEC5", "#B0BEC5", "#B0BEC5", "#B0BEC5", "#B0BEC5", "#B0BEC5", "#B0BEC5", "#B0BEC5", "#B0BEC5", "#B0BEC5", "#B0BEC5", "#B0BEC5", "#B0BEC5", "#B0BEC5", "red", "#B0BEC5", "#B0BEC5", "#B0BEC5", "#B0BEC5", "#B0BEC5", "#B0BEC5", "#B0BEC5", "#B0BEC5", "#B0BEC5", "#B0BEC5", "#B0BEC5", "#B0BEC5", "#B0BEC5", "#B0BEC5", "#B0BEC5", "#B0BEC5", "#B0BEC5"]]}], "label": "Topic 31", "method": "update"}, {"args": [{"marker.color": [["#B0BEC5", "#B0BEC5", "#B0BEC5", "#B0BEC5", "#B0BEC5", "#B0BEC5", "#B0BEC5", "#B0BEC5", "#B0BEC5", "#B0BEC5", "#B0BEC5", "#B0BEC5", "#B0BEC5", "#B0BEC5", "#B0BEC5", "#B0BEC5", "#B0BEC5", "#B0BEC5", "#B0BEC5", "#B0BEC5", "#B0BEC5", "#B0BEC5", "#B0BEC5", "#B0BEC5", "#B0BEC5", "#B0BEC5", "#B0BEC5", "#B0BEC5", "#B0BEC5", "#B0BEC5", "#B0BEC5", "#B0BEC5", "red", "#B0BEC5", "#B0BEC5", "#B0BEC5", "#B0BEC5", "#B0BEC5", "#B0BEC5", "#B0BEC5", "#B0BEC5", "#B0BEC5", "#B0BEC5", "#B0BEC5", "#B0BEC5", "#B0BEC5", "#B0BEC5", "#B0BEC5", "#B0BEC5"]]}], "label": "Topic 32", "method": "update"}, {"args": [{"marker.color": [["#B0BEC5", "#B0BEC5", "#B0BEC5", "#B0BEC5", "#B0BEC5", "#B0BEC5", "#B0BEC5", "#B0BEC5", "#B0BEC5", "#B0BEC5", "#B0BEC5", "#B0BEC5", "#B0BEC5", "#B0BEC5", "#B0BEC5", "#B0BEC5", "#B0BEC5", "#B0BEC5", "#B0BEC5", "#B0BEC5", "#B0BEC5", "#B0BEC5", "#B0BEC5", "#B0BEC5", "#B0BEC5", "#B0BEC5", "#B0BEC5", "#B0BEC5", "#B0BEC5", "#B0BEC5", "#B0BEC5", "#B0BEC5", "#B0BEC5", "red", "#B0BEC5", "#B0BEC5", "#B0BEC5", "#B0BEC5", "#B0BEC5", "#B0BEC5", "#B0BEC5", "#B0BEC5", "#B0BEC5", "#B0BEC5", "#B0BEC5", "#B0BEC5", "#B0BEC5", "#B0BEC5", "#B0BEC5"]]}], "label": "Topic 33", "method": "update"}, {"args": [{"marker.color": [["#B0BEC5", "#B0BEC5", "#B0BEC5", "#B0BEC5", "#B0BEC5", "#B0BEC5", "#B0BEC5", "#B0BEC5", "#B0BEC5", "#B0BEC5", "#B0BEC5", "#B0BEC5", "#B0BEC5", "#B0BEC5", "#B0BEC5", "#B0BEC5", "#B0BEC5", "#B0BEC5", "#B0BEC5", "#B0BEC5", "#B0BEC5", "#B0BEC5", "#B0BEC5", "#B0BEC5", "#B0BEC5", "#B0BEC5", "#B0BEC5", "#B0BEC5", "#B0BEC5", "#B0BEC5", "#B0BEC5", "#B0BEC5", "#B0BEC5", "#B0BEC5", "red", "#B0BEC5", "#B0BEC5", "#B0BEC5", "#B0BEC5", "#B0BEC5", "#B0BEC5", "#B0BEC5", "#B0BEC5", "#B0BEC5", "#B0BEC5", "#B0BEC5", "#B0BEC5", "#B0BEC5", "#B0BEC5"]]}], "label": "Topic 34", "method": "update"}, {"args": [{"marker.color": [["#B0BEC5", "#B0BEC5", "#B0BEC5", "#B0BEC5", "#B0BEC5", "#B0BEC5", "#B0BEC5", "#B0BEC5", "#B0BEC5", "#B0BEC5", "#B0BEC5", "#B0BEC5", "#B0BEC5", "#B0BEC5", "#B0BEC5", "#B0BEC5", "#B0BEC5", "#B0BEC5", "#B0BEC5", "#B0BEC5", "#B0BEC5", "#B0BEC5", "#B0BEC5", "#B0BEC5", "#B0BEC5", "#B0BEC5", "#B0BEC5", "#B0BEC5", "#B0BEC5", "#B0BEC5", "#B0BEC5", "#B0BEC5", "#B0BEC5", "#B0BEC5", "#B0BEC5", "red", "#B0BEC5", "#B0BEC5", "#B0BEC5", "#B0BEC5", "#B0BEC5", "#B0BEC5", "#B0BEC5", "#B0BEC5", "#B0BEC5", "#B0BEC5", "#B0BEC5", "#B0BEC5", "#B0BEC5"]]}], "label": "Topic 35", "method": "update"}, {"args": [{"marker.color": [["#B0BEC5", "#B0BEC5", "#B0BEC5", "#B0BEC5", "#B0BEC5", "#B0BEC5", "#B0BEC5", "#B0BEC5", "#B0BEC5", "#B0BEC5", "#B0BEC5", "#B0BEC5", "#B0BEC5", "#B0BEC5", "#B0BEC5", "#B0BEC5", "#B0BEC5", "#B0BEC5", "#B0BEC5", "#B0BEC5", "#B0BEC5", "#B0BEC5", "#B0BEC5", "#B0BEC5", "#B0BEC5", "#B0BEC5", "#B0BEC5", "#B0BEC5", "#B0BEC5", "#B0BEC5", "#B0BEC5", "#B0BEC5", "#B0BEC5", "#B0BEC5", "#B0BEC5", "#B0BEC5", "red", "#B0BEC5", "#B0BEC5", "#B0BEC5", "#B0BEC5", "#B0BEC5", "#B0BEC5", "#B0BEC5", "#B0BEC5", "#B0BEC5", "#B0BEC5", "#B0BEC5", "#B0BEC5"]]}], "label": "Topic 36", "method": "update"}, {"args": [{"marker.color": [["#B0BEC5", "#B0BEC5", "#B0BEC5", "#B0BEC5", "#B0BEC5", "#B0BEC5", "#B0BEC5", "#B0BEC5", "#B0BEC5", "#B0BEC5", "#B0BEC5", "#B0BEC5", "#B0BEC5", "#B0BEC5", "#B0BEC5", "#B0BEC5", "#B0BEC5", "#B0BEC5", "#B0BEC5", "#B0BEC5", "#B0BEC5", "#B0BEC5", "#B0BEC5", "#B0BEC5", "#B0BEC5", "#B0BEC5", "#B0BEC5", "#B0BEC5", "#B0BEC5", "#B0BEC5", "#B0BEC5", "#B0BEC5", "#B0BEC5", "#B0BEC5", "#B0BEC5", "#B0BEC5", "#B0BEC5", "red", "#B0BEC5", "#B0BEC5", "#B0BEC5", "#B0BEC5", "#B0BEC5", "#B0BEC5", "#B0BEC5", "#B0BEC5", "#B0BEC5", "#B0BEC5", "#B0BEC5"]]}], "label": "Topic 37", "method": "update"}, {"args": [{"marker.color": [["#B0BEC5", "#B0BEC5", "#B0BEC5", "#B0BEC5", "#B0BEC5", "#B0BEC5", "#B0BEC5", "#B0BEC5", "#B0BEC5", "#B0BEC5", "#B0BEC5", "#B0BEC5", "#B0BEC5", "#B0BEC5", "#B0BEC5", "#B0BEC5", "#B0BEC5", "#B0BEC5", "#B0BEC5", "#B0BEC5", "#B0BEC5", "#B0BEC5", "#B0BEC5", "#B0BEC5", "#B0BEC5", "#B0BEC5", "#B0BEC5", "#B0BEC5", "#B0BEC5", "#B0BEC5", "#B0BEC5", "#B0BEC5", "#B0BEC5", "#B0BEC5", "#B0BEC5", "#B0BEC5", "#B0BEC5", "#B0BEC5", "red", "#B0BEC5", "#B0BEC5", "#B0BEC5", "#B0BEC5", "#B0BEC5", "#B0BEC5", "#B0BEC5", "#B0BEC5", "#B0BEC5", "#B0BEC5"]]}], "label": "Topic 38", "method": "update"}, {"args": [{"marker.color": [["#B0BEC5", "#B0BEC5", "#B0BEC5", "#B0BEC5", "#B0BEC5", "#B0BEC5", "#B0BEC5", "#B0BEC5", "#B0BEC5", "#B0BEC5", "#B0BEC5", "#B0BEC5", "#B0BEC5", "#B0BEC5", "#B0BEC5", "#B0BEC5", "#B0BEC5", "#B0BEC5", "#B0BEC5", "#B0BEC5", "#B0BEC5", "#B0BEC5", "#B0BEC5", "#B0BEC5", "#B0BEC5", "#B0BEC5", "#B0BEC5", "#B0BEC5", "#B0BEC5", "#B0BEC5", "#B0BEC5", "#B0BEC5", "#B0BEC5", "#B0BEC5", "#B0BEC5", "#B0BEC5", "#B0BEC5", "#B0BEC5", "#B0BEC5", "red", "#B0BEC5", "#B0BEC5", "#B0BEC5", "#B0BEC5", "#B0BEC5", "#B0BEC5", "#B0BEC5", "#B0BEC5", "#B0BEC5"]]}], "label": "Topic 39", "method": "update"}, {"args": [{"marker.color": [["#B0BEC5", "#B0BEC5", "#B0BEC5", "#B0BEC5", "#B0BEC5", "#B0BEC5", "#B0BEC5", "#B0BEC5", "#B0BEC5", "#B0BEC5", "#B0BEC5", "#B0BEC5", "#B0BEC5", "#B0BEC5", "#B0BEC5", "#B0BEC5", "#B0BEC5", "#B0BEC5", "#B0BEC5", "#B0BEC5", "#B0BEC5", "#B0BEC5", "#B0BEC5", "#B0BEC5", "#B0BEC5", "#B0BEC5", "#B0BEC5", "#B0BEC5", "#B0BEC5", "#B0BEC5", "#B0BEC5", "#B0BEC5", "#B0BEC5", "#B0BEC5", "#B0BEC5", "#B0BEC5", "#B0BEC5", "#B0BEC5", "#B0BEC5", "#B0BEC5", "red", "#B0BEC5", "#B0BEC5", "#B0BEC5", "#B0BEC5", "#B0BEC5", "#B0BEC5", "#B0BEC5", "#B0BEC5"]]}], "label": "Topic 40", "method": "update"}, {"args": [{"marker.color": [["#B0BEC5", "#B0BEC5", "#B0BEC5", "#B0BEC5", "#B0BEC5", "#B0BEC5", "#B0BEC5", "#B0BEC5", "#B0BEC5", "#B0BEC5", "#B0BEC5", "#B0BEC5", "#B0BEC5", "#B0BEC5", "#B0BEC5", "#B0BEC5", "#B0BEC5", "#B0BEC5", "#B0BEC5", "#B0BEC5", "#B0BEC5", "#B0BEC5", "#B0BEC5", "#B0BEC5", "#B0BEC5", "#B0BEC5", "#B0BEC5", "#B0BEC5", "#B0BEC5", "#B0BEC5", "#B0BEC5", "#B0BEC5", "#B0BEC5", "#B0BEC5", "#B0BEC5", "#B0BEC5", "#B0BEC5", "#B0BEC5", "#B0BEC5", "#B0BEC5", "#B0BEC5", "red", "#B0BEC5", "#B0BEC5", "#B0BEC5", "#B0BEC5", "#B0BEC5", "#B0BEC5", "#B0BEC5"]]}], "label": "Topic 41", "method": "update"}, {"args": [{"marker.color": [["#B0BEC5", "#B0BEC5", "#B0BEC5", "#B0BEC5", "#B0BEC5", "#B0BEC5", "#B0BEC5", "#B0BEC5", "#B0BEC5", "#B0BEC5", "#B0BEC5", "#B0BEC5", "#B0BEC5", "#B0BEC5", "#B0BEC5", "#B0BEC5", "#B0BEC5", "#B0BEC5", "#B0BEC5", "#B0BEC5", "#B0BEC5", "#B0BEC5", "#B0BEC5", "#B0BEC5", "#B0BEC5", "#B0BEC5", "#B0BEC5", "#B0BEC5", "#B0BEC5", "#B0BEC5", "#B0BEC5", "#B0BEC5", "#B0BEC5", "#B0BEC5", "#B0BEC5", "#B0BEC5", "#B0BEC5", "#B0BEC5", "#B0BEC5", "#B0BEC5", "#B0BEC5", "#B0BEC5", "red", "#B0BEC5", "#B0BEC5", "#B0BEC5", "#B0BEC5", "#B0BEC5", "#B0BEC5"]]}], "label": "Topic 42", "method": "update"}, {"args": [{"marker.color": [["#B0BEC5", "#B0BEC5", "#B0BEC5", "#B0BEC5", "#B0BEC5", "#B0BEC5", "#B0BEC5", "#B0BEC5", "#B0BEC5", "#B0BEC5", "#B0BEC5", "#B0BEC5", "#B0BEC5", "#B0BEC5", "#B0BEC5", "#B0BEC5", "#B0BEC5", "#B0BEC5", "#B0BEC5", "#B0BEC5", "#B0BEC5", "#B0BEC5", "#B0BEC5", "#B0BEC5", "#B0BEC5", "#B0BEC5", "#B0BEC5", "#B0BEC5", "#B0BEC5", "#B0BEC5", "#B0BEC5", "#B0BEC5", "#B0BEC5", "#B0BEC5", "#B0BEC5", "#B0BEC5", "#B0BEC5", "#B0BEC5", "#B0BEC5", "#B0BEC5", "#B0BEC5", "#B0BEC5", "#B0BEC5", "red", "#B0BEC5", "#B0BEC5", "#B0BEC5", "#B0BEC5", "#B0BEC5"]]}], "label": "Topic 43", "method": "update"}, {"args": [{"marker.color": [["#B0BEC5", "#B0BEC5", "#B0BEC5", "#B0BEC5", "#B0BEC5", "#B0BEC5", "#B0BEC5", "#B0BEC5", "#B0BEC5", "#B0BEC5", "#B0BEC5", "#B0BEC5", "#B0BEC5", "#B0BEC5", "#B0BEC5", "#B0BEC5", "#B0BEC5", "#B0BEC5", "#B0BEC5", "#B0BEC5", "#B0BEC5", "#B0BEC5", "#B0BEC5", "#B0BEC5", "#B0BEC5", "#B0BEC5", "#B0BEC5", "#B0BEC5", "#B0BEC5", "#B0BEC5", "#B0BEC5", "#B0BEC5", "#B0BEC5", "#B0BEC5", "#B0BEC5", "#B0BEC5", "#B0BEC5", "#B0BEC5", "#B0BEC5", "#B0BEC5", "#B0BEC5", "#B0BEC5", "#B0BEC5", "#B0BEC5", "red", "#B0BEC5", "#B0BEC5", "#B0BEC5", "#B0BEC5"]]}], "label": "Topic 44", "method": "update"}, {"args": [{"marker.color": [["#B0BEC5", "#B0BEC5", "#B0BEC5", "#B0BEC5", "#B0BEC5", "#B0BEC5", "#B0BEC5", "#B0BEC5", "#B0BEC5", "#B0BEC5", "#B0BEC5", "#B0BEC5", "#B0BEC5", "#B0BEC5", "#B0BEC5", "#B0BEC5", "#B0BEC5", "#B0BEC5", "#B0BEC5", "#B0BEC5", "#B0BEC5", "#B0BEC5", "#B0BEC5", "#B0BEC5", "#B0BEC5", "#B0BEC5", "#B0BEC5", "#B0BEC5", "#B0BEC5", "#B0BEC5", "#B0BEC5", "#B0BEC5", "#B0BEC5", "#B0BEC5", "#B0BEC5", "#B0BEC5", "#B0BEC5", "#B0BEC5", "#B0BEC5", "#B0BEC5", "#B0BEC5", "#B0BEC5", "#B0BEC5", "#B0BEC5", "#B0BEC5", "red", "#B0BEC5", "#B0BEC5", "#B0BEC5"]]}], "label": "Topic 45", "method": "update"}, {"args": [{"marker.color": [["#B0BEC5", "#B0BEC5", "#B0BEC5", "#B0BEC5", "#B0BEC5", "#B0BEC5", "#B0BEC5", "#B0BEC5", "#B0BEC5", "#B0BEC5", "#B0BEC5", "#B0BEC5", "#B0BEC5", "#B0BEC5", "#B0BEC5", "#B0BEC5", "#B0BEC5", "#B0BEC5", "#B0BEC5", "#B0BEC5", "#B0BEC5", "#B0BEC5", "#B0BEC5", "#B0BEC5", "#B0BEC5", "#B0BEC5", "#B0BEC5", "#B0BEC5", "#B0BEC5", "#B0BEC5", "#B0BEC5", "#B0BEC5", "#B0BEC5", "#B0BEC5", "#B0BEC5", "#B0BEC5", "#B0BEC5", "#B0BEC5", "#B0BEC5", "#B0BEC5", "#B0BEC5", "#B0BEC5", "#B0BEC5", "#B0BEC5", "#B0BEC5", "#B0BEC5", "red", "#B0BEC5", "#B0BEC5"]]}], "label": "Topic 46", "method": "update"}, {"args": [{"marker.color": [["#B0BEC5", "#B0BEC5", "#B0BEC5", "#B0BEC5", "#B0BEC5", "#B0BEC5", "#B0BEC5", "#B0BEC5", "#B0BEC5", "#B0BEC5", "#B0BEC5", "#B0BEC5", "#B0BEC5", "#B0BEC5", "#B0BEC5", "#B0BEC5", "#B0BEC5", "#B0BEC5", "#B0BEC5", "#B0BEC5", "#B0BEC5", "#B0BEC5", "#B0BEC5", "#B0BEC5", "#B0BEC5", "#B0BEC5", "#B0BEC5", "#B0BEC5", "#B0BEC5", "#B0BEC5", "#B0BEC5", "#B0BEC5", "#B0BEC5", "#B0BEC5", "#B0BEC5", "#B0BEC5", "#B0BEC5", "#B0BEC5", "#B0BEC5", "#B0BEC5", "#B0BEC5", "#B0BEC5", "#B0BEC5", "#B0BEC5", "#B0BEC5", "#B0BEC5", "#B0BEC5", "red", "#B0BEC5"]]}], "label": "Topic 47", "method": "update"}, {"args": [{"marker.color": [["#B0BEC5", "#B0BEC5", "#B0BEC5", "#B0BEC5", "#B0BEC5", "#B0BEC5", "#B0BEC5", "#B0BEC5", "#B0BEC5", "#B0BEC5", "#B0BEC5", "#B0BEC5", "#B0BEC5", "#B0BEC5", "#B0BEC5", "#B0BEC5", "#B0BEC5", "#B0BEC5", "#B0BEC5", "#B0BEC5", "#B0BEC5", "#B0BEC5", "#B0BEC5", "#B0BEC5", "#B0BEC5", "#B0BEC5", "#B0BEC5", "#B0BEC5", "#B0BEC5", "#B0BEC5", "#B0BEC5", "#B0BEC5", "#B0BEC5", "#B0BEC5", "#B0BEC5", "#B0BEC5", "#B0BEC5", "#B0BEC5", "#B0BEC5", "#B0BEC5", "#B0BEC5", "#B0BEC5", "#B0BEC5", "#B0BEC5", "#B0BEC5", "#B0BEC5", "#B0BEC5", "#B0BEC5", "red"]]}], "label": "Topic 48", "method": "update"}]}], "title": {"font": {"color": "Black", "size": 22}, "text": "<b>Intertopic Distance Map</b>", "x": 0.5, "xanchor": "center", "y": 0.95, "yanchor": "top"}, "width": 650, "xaxis": {"anchor": "y", "domain": [0, 1], "range": [-11.8, 26.4], "title": {"text": ""}, "visible": false}, "yaxis": {"anchor": "x", "domain": [0, 1], "range": [-11.58, 21.94], "title": {"text": ""}, "visible": false}}}
